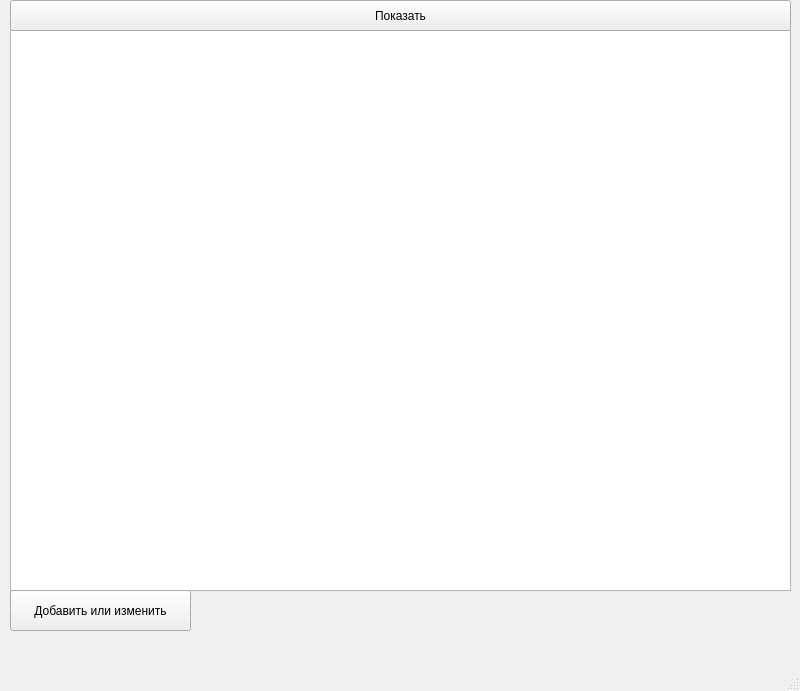
<?xml version="1.0" encoding="UTF-8"?>
<ui version="4.0">
 <class>MainWindow</class>
 <widget class="QMainWindow" name="MainWindow">
  <property name="geometry">
   <rect>
    <x>0</x>
    <y>0</y>
    <width>800</width>
    <height>691</height>
   </rect>
  </property>
  <property name="windowTitle">
   <string>MainWindow</string>
  </property>
  <widget class="QWidget" name="centralwidget">
   <widget class="QTableWidget" name="tableWidget">
    <property name="geometry">
     <rect>
      <x>10</x>
      <y>30</y>
      <width>781</width>
      <height>561</height>
     </rect>
    </property>
   </widget>
   <widget class="QPushButton" name="pushButton">
    <property name="geometry">
     <rect>
      <x>10</x>
      <y>0</y>
      <width>781</width>
      <height>31</height>
     </rect>
    </property>
    <property name="text">
     <string>Показать</string>
    </property>
   </widget>
   <widget class="QPushButton" name="pushButton_3">
    <property name="geometry">
     <rect>
      <x>10</x>
      <y>590</y>
      <width>181</width>
      <height>41</height>
     </rect>
    </property>
    <property name="text">
     <string>Добавить или изменить</string>
    </property>
   </widget>
  </widget>
  <widget class="QMenuBar" name="menubar">
   <property name="geometry">
    <rect>
     <x>0</x>
     <y>0</y>
     <width>800</width>
     <height>21</height>
    </rect>
   </property>
  </widget>
  <widget class="QStatusBar" name="statusbar"/>
 </widget>
 <resources/>
 <connections/>
</ui>
